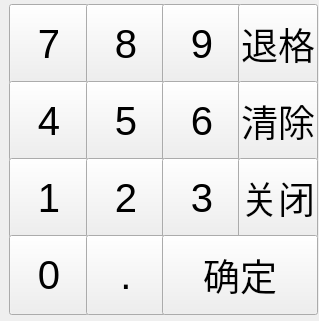
<?xml version="1.0" encoding="UTF-8"?>
<ui version="4.0">
 <class>numpad</class>
 <widget class="QWidget" name="numpad">
  <property name="windowModality">
   <enum>Qt::ApplicationModal</enum>
  </property>
  <property name="geometry">
   <rect>
    <x>0</x>
    <y>0</y>
    <width>319</width>
    <height>321</height>
   </rect>
  </property>
  <property name="sizePolicy">
   <sizepolicy hsizetype="Expanding" vsizetype="Expanding">
    <horstretch>0</horstretch>
    <verstretch>0</verstretch>
   </sizepolicy>
  </property>
  <property name="minimumSize">
   <size>
    <width>240</width>
    <height>320</height>
   </size>
  </property>
  <property name="windowTitle">
   <string>Form</string>
  </property>
  <property name="current_value" stdset="0">
   <string/>
  </property>
  <widget class="QPushButton" name="QPB_7">
   <property name="geometry">
    <rect>
     <x>9</x>
     <y>4</y>
     <width>80</width>
     <height>80</height>
    </rect>
   </property>
   <property name="minimumSize">
    <size>
     <width>80</width>
     <height>80</height>
    </size>
   </property>
   <property name="font">
    <font>
     <pointsize>30</pointsize>
    </font>
   </property>
   <property name="text">
    <string>7</string>
   </property>
  </widget>
  <widget class="QPushButton" name="QPB_8">
   <property name="geometry">
    <rect>
     <x>86</x>
     <y>4</y>
     <width>80</width>
     <height>80</height>
    </rect>
   </property>
   <property name="minimumSize">
    <size>
     <width>80</width>
     <height>80</height>
    </size>
   </property>
   <property name="font">
    <font>
     <pointsize>30</pointsize>
    </font>
   </property>
   <property name="text">
    <string>8</string>
   </property>
  </widget>
  <widget class="QPushButton" name="QPB_9">
   <property name="enabled">
    <bool>true</bool>
   </property>
   <property name="geometry">
    <rect>
     <x>162</x>
     <y>4</y>
     <width>80</width>
     <height>80</height>
    </rect>
   </property>
   <property name="minimumSize">
    <size>
     <width>80</width>
     <height>80</height>
    </size>
   </property>
   <property name="font">
    <font>
     <pointsize>30</pointsize>
    </font>
   </property>
   <property name="text">
    <string>9</string>
   </property>
  </widget>
  <widget class="QPushButton" name="QPB_4">
   <property name="geometry">
    <rect>
     <x>9</x>
     <y>81</y>
     <width>80</width>
     <height>80</height>
    </rect>
   </property>
   <property name="minimumSize">
    <size>
     <width>80</width>
     <height>80</height>
    </size>
   </property>
   <property name="font">
    <font>
     <pointsize>30</pointsize>
    </font>
   </property>
   <property name="text">
    <string>4</string>
   </property>
  </widget>
  <widget class="QPushButton" name="QPB_5">
   <property name="enabled">
    <bool>true</bool>
   </property>
   <property name="geometry">
    <rect>
     <x>86</x>
     <y>81</y>
     <width>80</width>
     <height>80</height>
    </rect>
   </property>
   <property name="minimumSize">
    <size>
     <width>80</width>
     <height>80</height>
    </size>
   </property>
   <property name="font">
    <font>
     <pointsize>30</pointsize>
    </font>
   </property>
   <property name="text">
    <string>5</string>
   </property>
  </widget>
  <widget class="QPushButton" name="QPB_6">
   <property name="geometry">
    <rect>
     <x>162</x>
     <y>81</y>
     <width>80</width>
     <height>80</height>
    </rect>
   </property>
   <property name="minimumSize">
    <size>
     <width>80</width>
     <height>80</height>
    </size>
   </property>
   <property name="font">
    <font>
     <pointsize>30</pointsize>
    </font>
   </property>
   <property name="text">
    <string>6</string>
   </property>
  </widget>
  <widget class="QPushButton" name="QPB_1">
   <property name="geometry">
    <rect>
     <x>9</x>
     <y>158</y>
     <width>80</width>
     <height>80</height>
    </rect>
   </property>
   <property name="minimumSize">
    <size>
     <width>80</width>
     <height>80</height>
    </size>
   </property>
   <property name="font">
    <font>
     <pointsize>30</pointsize>
    </font>
   </property>
   <property name="text">
    <string>1</string>
   </property>
  </widget>
  <widget class="QPushButton" name="QPB_2">
   <property name="geometry">
    <rect>
     <x>86</x>
     <y>158</y>
     <width>80</width>
     <height>80</height>
    </rect>
   </property>
   <property name="minimumSize">
    <size>
     <width>80</width>
     <height>80</height>
    </size>
   </property>
   <property name="font">
    <font>
     <pointsize>30</pointsize>
    </font>
   </property>
   <property name="text">
    <string>2</string>
   </property>
  </widget>
  <widget class="QPushButton" name="QPB_3">
   <property name="geometry">
    <rect>
     <x>162</x>
     <y>158</y>
     <width>80</width>
     <height>80</height>
    </rect>
   </property>
   <property name="minimumSize">
    <size>
     <width>80</width>
     <height>80</height>
    </size>
   </property>
   <property name="font">
    <font>
     <pointsize>30</pointsize>
    </font>
   </property>
   <property name="text">
    <string>3</string>
   </property>
  </widget>
  <widget class="QPushButton" name="QPB_0">
   <property name="geometry">
    <rect>
     <x>9</x>
     <y>235</y>
     <width>80</width>
     <height>80</height>
    </rect>
   </property>
   <property name="minimumSize">
    <size>
     <width>80</width>
     <height>80</height>
    </size>
   </property>
   <property name="font">
    <font>
     <pointsize>30</pointsize>
    </font>
   </property>
   <property name="text">
    <string>0</string>
   </property>
  </widget>
  <widget class="QPushButton" name="QPB_POINT">
   <property name="geometry">
    <rect>
     <x>86</x>
     <y>235</y>
     <width>80</width>
     <height>80</height>
    </rect>
   </property>
   <property name="minimumSize">
    <size>
     <width>80</width>
     <height>80</height>
    </size>
   </property>
   <property name="font">
    <font>
     <pointsize>30</pointsize>
    </font>
   </property>
   <property name="text">
    <string>.</string>
   </property>
  </widget>
  <widget class="QPushButton" name="QPB_PLUS_MINUS">
   <property name="geometry">
    <rect>
     <x>238</x>
     <y>4</y>
     <width>80</width>
     <height>80</height>
    </rect>
   </property>
   <property name="minimumSize">
    <size>
     <width>80</width>
     <height>80</height>
    </size>
   </property>
   <property name="font">
    <font>
     <family>ADMUI3Lg</family>
     <pointsize>28</pointsize>
    </font>
   </property>
   <property name="text">
    <string>退格</string>
   </property>
  </widget>
  <widget class="QPushButton" name="QPB_CLEAR">
   <property name="geometry">
    <rect>
     <x>238</x>
     <y>81</y>
     <width>80</width>
     <height>80</height>
    </rect>
   </property>
   <property name="font">
    <font>
     <family>ADMUI3Lg</family>
     <pointsize>28</pointsize>
    </font>
   </property>
   <property name="text">
    <string>清除</string>
   </property>
  </widget>
  <widget class="QPushButton" name="QPB_BACK">
   <property name="geometry">
    <rect>
     <x>238</x>
     <y>158</y>
     <width>80</width>
     <height>80</height>
    </rect>
   </property>
   <property name="font">
    <font>
     <family>ADMUI3Lg</family>
     <pointsize>28</pointsize>
    </font>
   </property>
   <property name="text">
    <string>关闭</string>
   </property>
  </widget>
  <widget class="QPushButton" name="QPB_ENTER">
   <property name="geometry">
    <rect>
     <x>162</x>
     <y>235</y>
     <width>156</width>
     <height>80</height>
    </rect>
   </property>
   <property name="font">
    <font>
     <family>ADMUI3Lg</family>
     <pointsize>28</pointsize>
    </font>
   </property>
   <property name="text">
    <string>确定</string>
   </property>
  </widget>
 </widget>
 <resources/>
 <connections/>
</ui>
